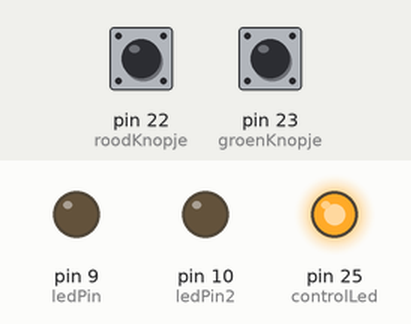
This sketch was run on a simulated Arduino Mega 2560, built with avr-gcc and run on an emulated ATmega2560. Parts: output pins drawn as LEDs (lit = HIGH). Inputs (shaded band) come from the test bench; at power-on: pin 22 (roodKnopje) HIGH, pin 23 (groenKnopje) HIGH. What the sketch prints to the serial monitor is not drawn.

Above: at 1.2 s.
1.3 s: pin 22 (roodKnopje) pulled LOW for 0.15 s
At 1.5 s:
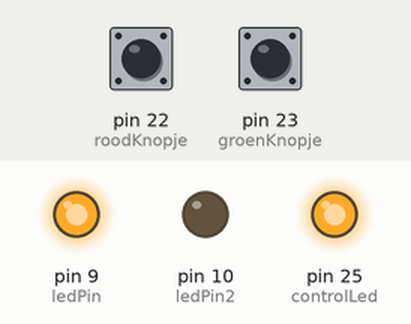
3.0 s: pin 23 (groenKnopje) pulled LOW for 0.15 s
At 3.21 s:
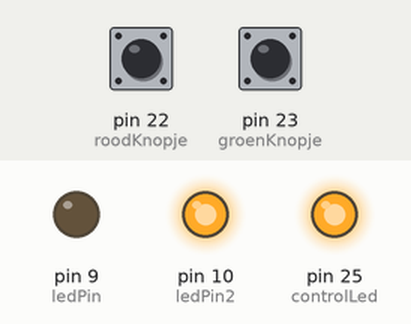
4.7 s: pin 23 (groenKnopje) pulled LOW for 3.2 s
At 8.7 s:
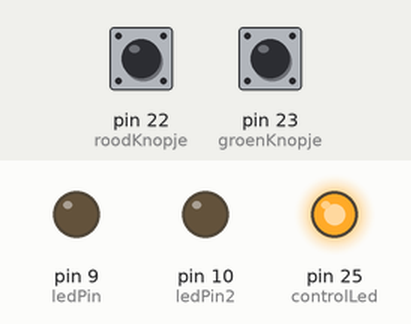
9.5 s: pin 22 (roodKnopje) pulled LOW for 3.2 s
At 14.9 s:
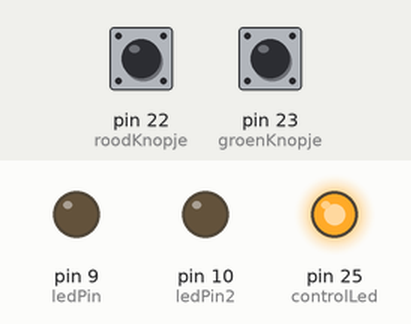
15.2 s: pin 22 (roodKnopje) driven LOW and pin 23 (groenKnopje) driven LOW
At 16.4 s:
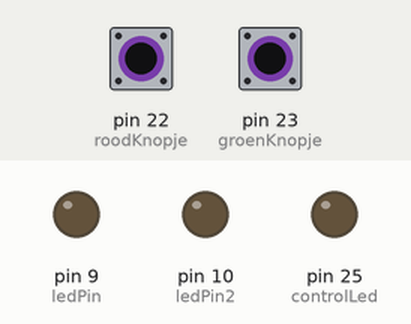
16.7 s: pin 22 (roodKnopje) driven HIGH
At 18.1 s:
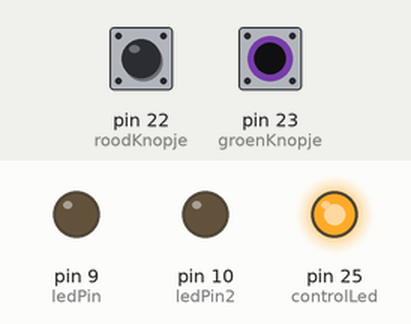
Timing chart, 0 to 19.3 s (numbered marks = the images above; inputs shaded):
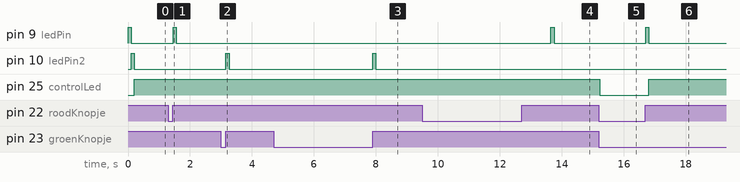

Measured:
- after the input at 1.3 s, pin 9 (ledPin): LOW → HIGH after 0.15 s, → LOW 0.10 s later
- after the input at 3.0 s, pin 10 (ledPin2): LOW → HIGH after 0.16 s, → LOW 0.10 s later
- after the input at 4.7 s, pin 10 (ledPin2): LOW → HIGH after 3.2 s, → LOW 0.10 s later
- after the input at 9.5 s, pin 9 (ledPin): LOW → HIGH after 4.2 s, → LOW 0.10 s later
- after the input at 15.2 s, pin 25 (controlLed): HIGH → LOW at once
- after the input at 16.7 s, pin 9 (ledPin): LOW → HIGH at once, → LOW 0.10 s later; pin 25 (controlLed): LOW → HIGH after 0.11 s

The sketch:

Democratie4_02feb22.ino
```cpp
//018 Drukknopjes
#define controlLed 25
#define roodKnopje 22
#define groenKnopje 23
#define drukKnop3 = 24;
#define drukKnop4 = 26;
#define drukKnop5 = 30;
#define drukKnop6 = 28;
#define drukKnop7 = 27;
#define drukKnop8 = 29;
#define drukKnop9 = 31;
#define drukKnop10 = 32;

int ledPin = 9;
int ledPin2 = 10;

int zone = 1;
int tijdzone = 0;
int currentTime = 0;
int maxZoneTime = 1000;
int wisselZone = 800;
bool wisselen = 0;
bool noodknop = 0;
int teller = 0;


// variables will change:
int buttonStateRed = 0;         // variable for reading the pushbutton status
int count_red = 1;
int prestateRed = 0;
int buttonStateGreen = 0;         // variable for reading the pushbutton status
int count_green = 2;
int prestateGreen = 0;

int paddenstoelA;
int paddenstoelB;

void setup() {
  // initialize the LED pin as an output:
  pinMode(ledPin, OUTPUT);
  pinMode(ledPin2, OUTPUT);
  //018
  pinMode(roodKnopje, INPUT_PULLUP);
  pinMode(groenKnopje, INPUT_PULLUP);
  pinMode(controlLed, OUTPUT);

  digitalWrite(controlLed, LOW);
//  pinMode(LDR1, INPUT);
//  pinMode(LDR2, INPUT);
  Serial.begin(9600);
}


void loop() {

if(noodknop){ teller++;}

if(!noodknop){

    if (buttonStateRed == HIGH ||  buttonStateGreen == HIGH){digitalWrite(controlLed, HIGH);}
    else {digitalWrite(controlLed, LOW);}

  buttonStateRed = digitalRead(roodKnopje);

  if (buttonStateRed == HIGH && prestateRed == 0 && !wisselen) {
     count_red++;
      digitalWrite(ledPin, HIGH);
        delay(100);
      digitalWrite(ledPin, LOW);

    prestateRed = 1;

  } else if (buttonStateRed == LOW) {
    prestateRed = 0;
  }

  buttonStateGreen = digitalRead(groenKnopje);

  if (buttonStateGreen == HIGH && prestateGreen == 0 && !wisselen) {
      count_green++;
      digitalWrite(ledPin2, HIGH);
        delay(100);
    digitalWrite(ledPin2, LOW);

    prestateGreen = 1;

  } else if (buttonStateGreen == LOW) {
    prestateGreen = 0;
  }

  if (currentTime == maxZoneTime) {
    tijdzone ++;
    currentTime = 0;
    count_red=0;
    count_green=0;
    wisselen=0; }

  if (currentTime >= wisselZone) {
  wisselen = 1;}

      switch(tijdzone){
    case 0:
      if (wisselen) {
        if (count_red > count_green) {zone = 2;}
        if (count_green > count_red) {zone = 3;}
      }
      break;

    case 1:
      if (wisselen) {
        if (zone == 2){
          if (count_red > count_green) {zone = 4;}
          if (count_green > count_red) {zone = 5;}
        }

        if (zone == 3){
          if (count_red > count_green) {zone = 6;}
          if (count_green > count_red) {zone = 7;}
        }
      }
      break;

    case 2:
      if (wisselen){
        if (zone == 4){
          if (count_red > count_green) {zone = 8;}
          if (count_green > count_red) {zone = 9;}
        }

        if (zone == 5){
          if (count_red > count_green) {zone = 10;}
          if (count_green > count_red) {zone = 11;}
        }
      }
      break;

      }

 switch(zone){
  case 1:

  //weerbolletje();
  break;

 }


    currentTime++;
    Serial.println(currentTime);
    Serial.print("zone ");
    Serial.println(zone);

/*
  Serial.print("Zone: ");
  Serial.println(zone);
  Serial.print("Currenttime: ");
  Serial.print("count_red: ");
  Serial.println(count_red);
  Serial.print("count_green: ");
  Serial.println(count_green);
    Serial.print("Zone: ");
  Serial.println(zone);
  Serial.print("Currenttime: ");
  Serial.println(currentTime);
  Serial.print("count_red: ");
  Serial.println(count_red);
  Serial.print("count_green: ");
  Serial.println(count_green);
*/

  }

}
```
